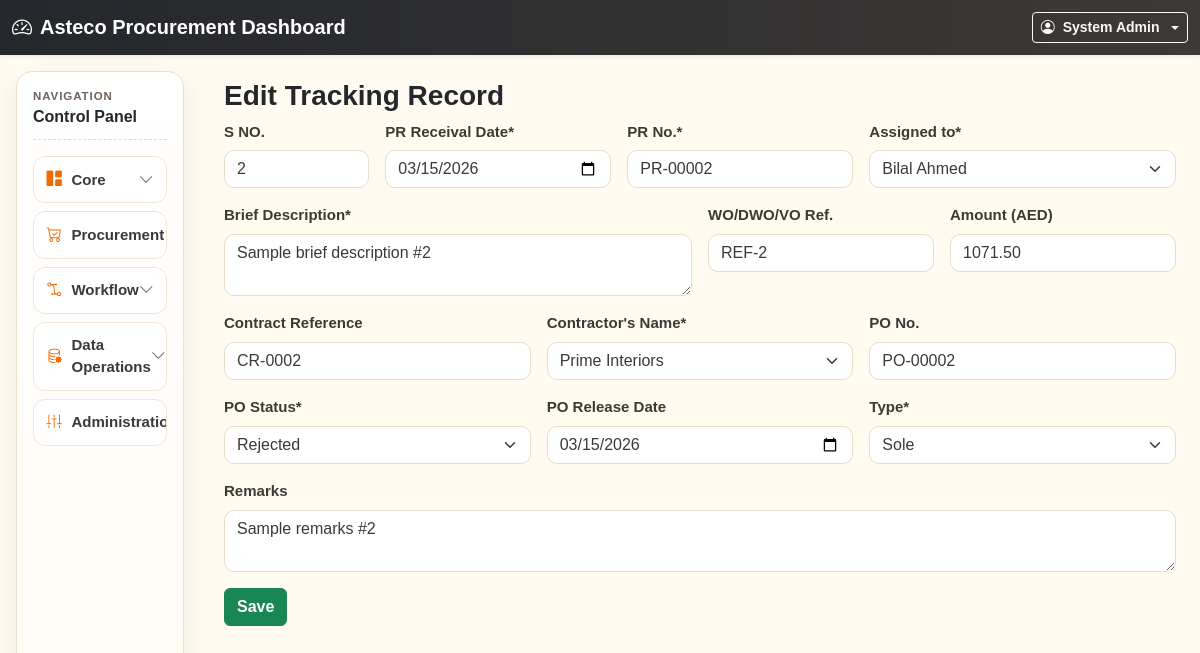
The app's page /tracking/form.php?id=2 (signed in) with its own data.
### tables this page shows
CREATE TABLE tracking_records (
  id INT AUTO_INCREMENT PRIMARY KEY,
  s_no INT NULL,
  pr_receival_date DATE NOT NULL,
  pr_no VARCHAR(100) NOT NULL,
  assigned_to_user_id INT NOT NULL,
  brief_description TEXT NOT NULL,
  wo_dwo_vo_ref VARCHAR(120) NULL,
  amount_aed DECIMAL(14,2) NULL,
  contract_reference VARCHAR(120) NULL,
  contractor_id INT NOT NULL,
  po_no VARCHAR(100) NULL,
  po_status_id INT NOT NULL,
  po_release_date DATE NULL,
  remarks TEXT NULL,
  type_id INT NOT NULL,
  created_by INT NULL,
  updated_by INT NULL,
  created_at DATETIME NULL,
  updated_at DATETIME NULL,
  deleted_at DATETIME NULL,
  CONSTRAINT fk_tr_user FOREIGN KEY (assigned_to_user_id) REFERENCES users(id),
  CONSTRAINT fk_tr_contractor FOREIGN KEY (contractor_id) REFERENCES contractors(id),
  CONSTRAINT fk_tr_status FOREIGN KEY (po_status_id) REFERENCES po_statuses(id),
  CONSTRAINT fk_tr_type FOREIGN KEY (type_id) REFERENCES types(id)
);

CREATE TABLE users (
  id INT AUTO_INCREMENT PRIMARY KEY,
  full_name VARCHAR(100) NOT NULL,
  designation VARCHAR(120) NULL,
  email VARCHAR(120) NOT NULL,
  phone VARCHAR(30) NULL,
  username VARCHAR(80) NOT NULL UNIQUE,
  password VARCHAR(255) NOT NULL,
  profile_image VARCHAR(255) NULL,
  role_id INT NOT NULL,
  is_active TINYINT(1) NOT NULL DEFAULT 1,
  created_at DATETIME NULL,
  updated_at DATETIME NULL,
  CONSTRAINT fk_users_role FOREIGN KEY (role_id) REFERENCES roles(id)
);

CREATE TABLE contractors (
  id INT AUTO_INCREMENT PRIMARY KEY,
  contractor_name VARCHAR(150) NOT NULL UNIQUE,
  status TINYINT(1) NOT NULL DEFAULT 1,
  created_at DATETIME NULL,
  updated_at DATETIME NULL
);

CREATE TABLE po_statuses (
  id INT AUTO_INCREMENT PRIMARY KEY,
  status_name VARCHAR(100) NOT NULL UNIQUE,
  created_at DATETIME NULL,
  updated_at DATETIME NULL
);

CREATE TABLE types (
  id INT AUTO_INCREMENT PRIMARY KEY,
  type_name VARCHAR(120) NOT NULL UNIQUE,
  created_at DATETIME NULL,
  updated_at DATETIME NULL
);

### includes/functions.php (called while the page is built, shortened)
<?php
function e(?string $value): string
{
    return htmlspecialchars((string)$value, ENT_QUOTES, 'UTF-8');
}

### tracking/form.php (the view, shortened to what this page needs)
<?php
require_once __DIR__ . '/../layouts/header.php';
require_once __DIR__ . '/../layouts/sidebar.php';
$id = isset($_GET['id']) ? (int)$_GET['id'] : 0;
$data = ['s_no'=>'','pr_receival_date'=>'','pr_no'=>'','assigned_to_user_id'=>'','brief_description'=>'','wo_dwo_vo_ref'=>'','amount_aed'=>'','contract_reference'=>'','contractor_id'=>'','po_no'=>'','po_status_id'=>'','po_release_date'=>'','remarks'=>'','type_id'=>''];
if ($id) {
    $stmt = $pdo->prepare('SELECT * FROM tracking_records WHERE id = ? AND deleted_at IS NULL');
    $stmt->execute([$id]);
    $data = $stmt->fetch() ?: $data;
}
$users = $pdo->query("SELECT id, full_name FROM users WHERE is_active=1 ORDER BY full_name")->fetchAll();
$contractors = $pdo->query("SELECT id, contractor_name FROM contractors WHERE status=1 ORDER BY contractor_name")->fetchAll();
$statuses = $pdo->query("SELECT id, status_name FROM po_statuses ORDER BY id")->fetchAll();
$types = $pdo->query("SELECT id, type_name FROM types ORDER BY id")->fetchAll();
?>
<h3><?= $id ? 'Edit' : 'Add' ?> Tracking Record</h3>
<form method="post" action="save.php">
<div class="row g-3">
<div class="col-md-2"><label class="form-label">S NO.</label><input class="form-control" name="s_no" value="<?= e($data['s_no']) ?>"></div>
<div class="col-md-3"><label class="form-label">PR Receival Date*</label><input type="date" class="form-control" name="pr_receival_date" value="<?= e($data['pr_receival_date']) ?>" required></div>
<div class="col-md-3"><label class="form-label">PR No.*</label><input class="form-control" name="pr_no" value="<?= e($data['pr_no']) ?>" required></div>
<div class="col-md-4"><label class="form-label">Assigned to*</label><select class="form-select" name="assigned_to_user_id" required><?php foreach($users as $u): ?><option value="<?= $u['id'] ?>" <?= $data['assigned_to_user_id']==$u['id']?'selected':'' ?>><?= e($u['full_name']) ?></option><?php endforeach; ?></select></div>
<div class="col-md-6"><label class="form-label">Brief Description*</label><textarea class="form-control" name="brief_description" required><?= e($data['brief_description']) ?></textarea></div>
<div class="col-md-3"><label class="form-label">WO/DWO/VO Ref.</label><input class="form-control" name="wo_dwo_vo_ref" value="<?= e($data['wo_dwo_vo_ref']) ?>"></div>
<div class="col-md-3"><label class="form-label">Amount (AED)</label><input type="number" step="0.01" class="form-control" name="amount_aed" value="<?= e($data['amount_aed']) ?>"></div>
<div class="col-md-4"><label class="form-label">Contract Reference</label><input class="form-control" name="contract_reference" value="<?= e($data['contract_reference']) ?>"></div>
<div class="col-md-4"><label class="form-label">Contractor's Name*</label><select class="form-select" name="contractor_id" required><?php foreach($contractors as $c): ?><option value="<?= $c['id'] ?>" <?= $data['contractor_id']==$c['id']?'selected':'' ?>><?= e($c['contractor_name']) ?></option><?php endforeach; ?></select></div>
<div class="col-md-4"><label class="form-label">PO No.</label><input class="form-control" name="po_no" value="<?= e($data['po_no']) ?>"></div>
<div class="col-md-4"><label class="form-label">PO Status*</label><select class="form-select" name="po_status_id" required><?php foreach($statuses as $s): ?><option value="<?= $s['id'] ?>" <?= $data['po_status_id']==$s['id']?'selected':'' ?>><?= e($s['status_name']) ?></option><?php endforeach; ?></select></div>
<div class="col-md-4"><label class="form-label">PO Release Date</label><input type="date" class="form-control" name="po_release_date" value="<?= e($data['po_release_date']) ?>"></div>
<div class="col-md-4"><label class="form-label">Type*</label><select class="form-select" name="type_id" required><?php foreach($types as $t): ?><option value="<?= $t['id'] ?>" <?= $data['type_id']==$t['id']?'selected':'' ?>><?= e($t['type_name']) ?></option><?php endforeach; ?></select></div>
<div class="col-md-12"><label class="form-label">Remarks</label><textarea class="form-control" name="remarks"><?= e($data['remarks']) ?></textarea></div>
</div><button class="btn btn-success mt-3">Save</button></form>
<?php require_once __DIR__ . '/../layouts/footer.php'; ?>

### assets/css/app.css (style rules this page uses)
:root { --asteco-orange: #EF6A00; --off-white: #FFFBF1; --sandstone: #EEE6DA; --tan: #D4BE97; --warm-grey: #6F635F; --charcoal: #3D3936; --jet-black: #24272C; --pure-white: #FFFFFF; --lavender: #C9A0C0; --sun: #FED34C; --sand: #CDA78E; --lagoon: #72B096; --sky: #78C6E0; }
* { font-family: Tahoma, Arial, sans-serif; }
body { font-size: .94rem; background: var(--off-white); color: var(--charcoal); line-height: 1.45; }
h1,h2,h3,h4,h5,h6 { color: var(--jet-black); font-weight: 700; }
label, .form-label { color: var(--charcoal); font-weight: 600; }
.btn { font-weight: 600; }
.form-control, .form-select { border-color: #e8dccb; border-radius: 10px; color: var(--charcoal); }
.form-control::placeholder { color: var(--warm-grey); }

### records on screen
tracking_records: s_no "2", pr_receival_date "03/15/2026", pr_no "PR-00002", assigned_to_user_id "Bilal Ahmed", brief_description "Sample brief description #2", wo_dwo_vo_ref "REF-2", amount_aed "1071.50", contract_reference "CR-0002", contractor_id "Prime Interiors", po_no "PO-00002", po_status_id "Rejected", po_release_date "03/15/2026", type_id "Sole", remarks "Sample remarks #2"

### other values on screen
app_setting('app_name', $env['app_name']) "Asteco Procurement Dashboard"
user()['full_name'] "System Admin"
$group['label'] "Core"
$group['label'] "Procurement"
$group['label'] "Workflow"
$group['label'] "Data Operations"
